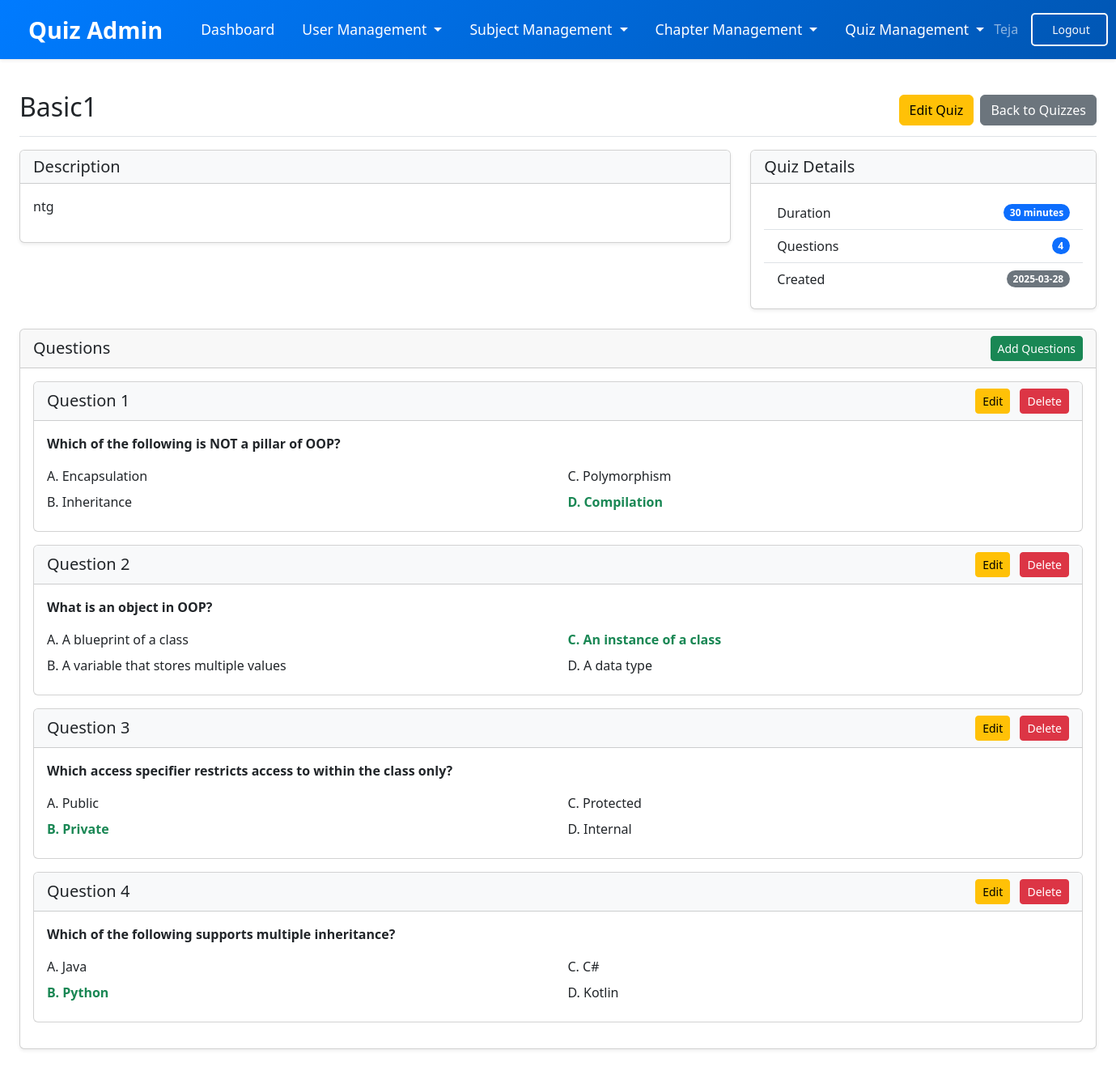
The page /admin/view/quiz/1 (signed in) on the database its author committed.
### models/models.py (models this page shows)
class User(db.Model, UserMixin):
    __tablename__ = 'user'
    id = db.Column(db.Integer , primary_key = True,autoincrement=True)
    email = db.Column(db.String(150) , unique=True)
    password = db.Column(db.String(150))
    name = db.Column(db.String(150))
    qualification = db.Column(db.String(150))
    dob = db.Column(db.Date, nullable=True)
    is_admin = db.Column(db.Boolean, default=False)
    scores = db.relationship('Score', backref='user', lazy=True)

class Quiz(db.Model , UserMixin):
    __tablename__ = 'quiz'
    id = db.Column(db.Integer , primary_key = True,autoincrement=True)
    Chapter_id = db.Column(db.Integer , db.ForeignKey('chapter.id'),nullable=False)
    date_of_quiz = db.Column(db.DateTime, nullable=False, default=datetime.utcnow)
    title = db.Column(db.String(20) , nullable=False)
    time_duration = db.Column(db.String(5), nullable=False)
    description = db.Column(db.Text)
    questions = db.relationship('Question', backref='quiz', lazy=True, cascade='all, delete-orphan')
    scores = db.relationship('Score', backref='quiz', lazy=True, cascade='all, delete-orphan')

class Question(db.Model,UserMixin):
    __tablename__ = 'question'
    id = db.Column(db.Integer , primary_key = True,autoincrement=True)
    quiz_id = db.Column(db.Integer,db.ForeignKey('quiz.id'),nullable=False)
    quest = db.Column(db.Text,nullable=False)
    option1 = db.Column(db.String(255), nullable=False)
    option2 = db.Column(db.String(255), nullable=False)
    option3 = db.Column(db.String(255), nullable=False)
    option4 = db.Column(db.String(255), nullable=False)
    answer = db.Column(db.Integer,nullable=False)

### models/admin.py (the view)
@admin.route('/view/quiz/<int:quiz_id>', methods=['GET', 'POST'])
@login_required
@admin_required
def view_quiz(quiz_id):
    from .models import Question, Quiz
    quiz = Quiz.query.get_or_404(quiz_id)
    questions = Question.query.filter_by(quiz_id=quiz_id).all()
    return render_template('admin/view_quiz.html', user=current_user, quiz=quiz, questions=questions)

### models/__init__.py (called while the page is built)
def create_app():
    app = Flask(__name__, template_folder=r'C:\Users\DELL\OneDrive\Desktop\quiz-app(final)\quiz-application\templates')
    app.config['SECRET_KEY'] = '24f1005262'
    app.config['SQLALCHEMY_DATABASE_URI'] = f'sqlite:///{DB_NAME}'
    app.config['SQLALCHEMY_TRACK_MODIFICATIONS'] = False
    db.init_app(app)
    l_manager = LoginManager()
    l_manager.login_view = 'auth.login'
    l_manager.init_app(app)
    from .models import User
    @l_manager.user_loader
    def load_user(id):
        return User.query.get(int(id))
    from .auth import auth
    from .views import views
    from .admin import admin
    app.register_blueprint(auth, url_prefix='/')
    app.register_blueprint(views, url_prefix='/')
    app.register_blueprint(admin, url_prefix='/admin')
    create_database(app)
    create_admin(app)
    return app

### models/admin.py (called while the page is built)
def admin_required(f):
    @wraps(f)
    def decorated_function(*args, **kwargs):
        if not current_user.is_authenticated or not current_user.is_admin:
            flash('Access denied. Admin privileges required.', category='error')
            return redirect(url_for('views.home'))
        return f(*args, **kwargs)
    return decorated_function

### templates/admin/view_quiz.html (shortened to what this page needs)
{% extends "admin/admin_layout.html" %}
{% block admin_content %}
<div class="d-flex justify-content-between flex-wrap flex-md-nowrap align-items-center pt-3 pb-2 mb-3 border-bottom">
    <h1 class="h2">{{ quiz.title }}</h1>
    <div class="btn-toolbar">
        <a href="{{ url_for('admin.edit_quiz', quiz_id=quiz.id) }}" class="btn btn-warning me-2">Edit Quiz</a>
        <a href="{{ url_for('admin.view_all_quizzes') }}" class="btn btn-secondary">Back to Quizzes</a>
    </div>
</div>
<div class="row mb-4">
    <div class="col-md-8">
        <div class="card shadow-sm">
            <div class="card-header bg-light">
                <h5 class="mb-0">Description</h5>
            </div>
            <div class="card-body">
                <p>{{ quiz.description }}</p>
            </div>
        </div>
    </div>
    <div class="col-md-4">
        <div class="card shadow-sm">
            <div class="card-header bg-light">
                <h5 class="mb-0">Quiz Details</h5>
            </div>
            <div class="card-body">
                <ul class="list-group list-group-flush">
                    <li class="list-group-item d-flex justify-content-between align-items-center">
                        Duration
                        <span class="badge bg-primary rounded-pill">{{ quiz.time_duration }} minutes</span>
                    </li>
                    <li class="list-group-item d-flex justify-content-between align-items-center">
                        Questions
                        <span class="badge bg-primary rounded-pill">{{ questions|length }}</span>
                    </li>
                    <li class="list-group-item d-flex justify-content-between align-items-center">
                        Created
                        <span class="badge bg-secondary rounded-pill">{{ quiz.date_of_quiz.strftime('%Y-%m-%d') }}</span>
                    </li>
                </ul>
            </div>
        </div>
    </div>
</div>
<div class="card shadow-sm mb-4">
    <div class="card-header d-flex justify-content-between align-items-center">
        <h3 class="h5 mb-0">Questions</h3>
        <a href="{{ url_for('admin.add_questions', quiz_id=quiz.id) }}" class="btn btn-success btn-sm">Add Questions</a>
    </div>
    <div class="card-body">
        {% if questions %}
            {% for question in questions %}
                <div class="card mb-3">
                    <div class="card-header bg-light">
                        <div class="d-flex justify-content-between align-items-center">
                            <h5 class="mb-0">Question {{ loop.index }}</h5>
                            <div>
                                <a href="{{ url_for('admin.edit_question', question_id=question.id) }}" class="btn btn-sm btn-warning me-2">Edit</a>
                                <a href="{{ url_for('admin.delete_question', question_id=question.id) }}" class="btn btn-sm btn-danger">Delete</a>
                            </div>
                        </div>
                    </div>
                    <div class="card-body">
                        <p class="card-text"><strong>{{ question.quest }}</strong></p>
                        <div class="row mt-3">
                            <div class="col-md-6">
                                <div class="mb-2 {% if question.answer == 'option1' %}text-success fw-bold{% endif %}">
                                    A. {{ question.option1 }} {% if question.answer == 'option1' %}<i class="bi bi-check-circle-fill text-success"></i>{% endif %}
                                </div>
                                <div class="mb-2 {% if question.answer == 'option2' %}text-success fw-bold{% endif %}">
                                    B. {{ question.option2 }} {% if question.answer == 'option2' %}{% endif %}
                                </div>
                            </div>
                            <div class="col-md-6">
                                <div class="mb-2 {% if question.answer == 'option3' %}text-success fw-bold{% endif %}">
                                    C. {{ question.option3 }} {% if question.answer == 'option3' %}{% endif %}
                                </div>
                                <div class="mb-2 {% if question.answer == 'option4' %}text-success fw-bold{% endif %}">
                                    D. {{ question.option4 }} {% if question.answer == 'option4' %}{% endif %}
                                </div>
                            </div>
                        </div>
                    </div>
                </div>
            {% endfor %}
        {% else %}
            <div class="alert alert-warning">
                <i class="bi bi-exclamation-triangle me-2"></i>
                No questions have been added to this quiz yet.
                <a href="{{ url_for('admin.add_questions', quiz_id=quiz.id) }}" class="alert-link">Add questions now</a>.
            </div>
        {% endif %}
    </div>
</div>
{% endblock admin_content %}

### templates/admin/admin_layout.html (shortened to what this page needs)
{% extends "layout.html" %}
{% block content %}
<nav class="navbar navbar-expand-lg navbar-dark bg-dark shadow-sm sticky-top">
    <div class="container-fluid">
        <a class="navbar-brand" href="{{ url_for('admin.dashboard') }}">
            Quiz Admin
        </a>
        <div class="collapse navbar-collapse" id="adminNavbar">
            <ul class="navbar-nav me-auto mb-2 mb-lg-0">
                <li class="nav-item">
                    <a class="nav-link {% if request.endpoint == 'admin.dashboard' %}active{% endif %}" href="{{ url_for('admin.dashboard') }}">
                        Dashboard
                    </a>
                </li>
                <li class="nav-item dropdown">
                    <a class="nav-link dropdown-toggle {% if request.endpoint in ['admin.users', 'admin.add_user'] %}active{% endif %}" href="#" id="userDropdown" role="button" data-bs-toggle="dropdown" aria-expanded="false">
                        User Management
                    </a>
                </li>
                <li class="nav-item dropdown">
                    <a class="nav-link dropdown-toggle " href="#" id="subjectDropdown" role="button" data-bs-toggle="dropdown" aria-expanded="false">
                        Subject Management
                    </a>
                </li>
                <li class="nav-item dropdown">
                    <a class="nav-link dropdown-toggle " href="#" id="chapterDropdown" role="button" data-bs-toggle="dropdown" aria-expanded="false">
                        Chapter Management
                    </a>
                </li>
                <li class="nav-item dropdown">
                    <a class="nav-link dropdown-toggle " href="#" id="quizDropdown" role="button" data-bs-toggle="dropdown" aria-expanded="false">
                        Quiz Management
                    </a>
                </li>
            </ul>
            <div class="d-flex">
                <span class="navbar-text me-3">
                     {{ user.name }}
                </span>
                <a href="{{ url_for('auth.logout') }}" class="btn btn-outline-light btn-sm">
                    Logout
                </a>
            </div>
        </div>
    </div>
</nav>
<div class="container-fluid py-4 px-4">
    {% block admin_content %}{% endblock %}
</div>
{% endblock content %}

### templates/layout.html (style rules this page uses)
.navbar { background: linear-gradient(135deg, #007bff, #0056b3); padding: 15px 0; transition: 0.3s ease-in-out; }
.navbar-brand { font-size: 1.8rem; font-weight: bold; color: #fff; transition: 0.3s; padding: 0 15px; }
.navbar-nav { align-items: center; gap: 10px; }
.navbar-nav .nav-link { color: #ffffff; font-size: 1.1rem; padding: 8px 15px; transition: 0.3s; border-radius: 5px; }
.nav-item { display: flex; align-items: center; }
.navbar .btn-outline-light { padding: 8px 20px; border-width: 2px; font-weight: 500; border-radius: 5px; transition: all 0.3s ease; }
.navbar-collapse { justify-content: flex-end; }

### rows shown on the page
User: name "Teja"
Quiz: title "Basic1", description "ntg", time_duration "30", date_of_quiz "2025-03-28"
Question: quest "Which of the following is NOT a pillar of OOP?", option1 "Encapsulation", option2 "Inheritance", option3 "Polymorphism", option4 "Compilation"
Question: quest "What is an object in OOP?", option1 "A blueprint of a class", option2 "A variable that stores multiple values", option3 "An instance of a class", option4 "A data type"
Question: quest "Which access specifier restricts access to within the class only?", option1 "Public", option2 "Private", option3 "Protected", option4 "Internal"
Question: quest "Which of the following supports multiple inheritance?", option1 "Java", option2 "Python", option3 "C#", option4 "Kotlin"

### other values the page prints
{{ questions|length }} "4"
